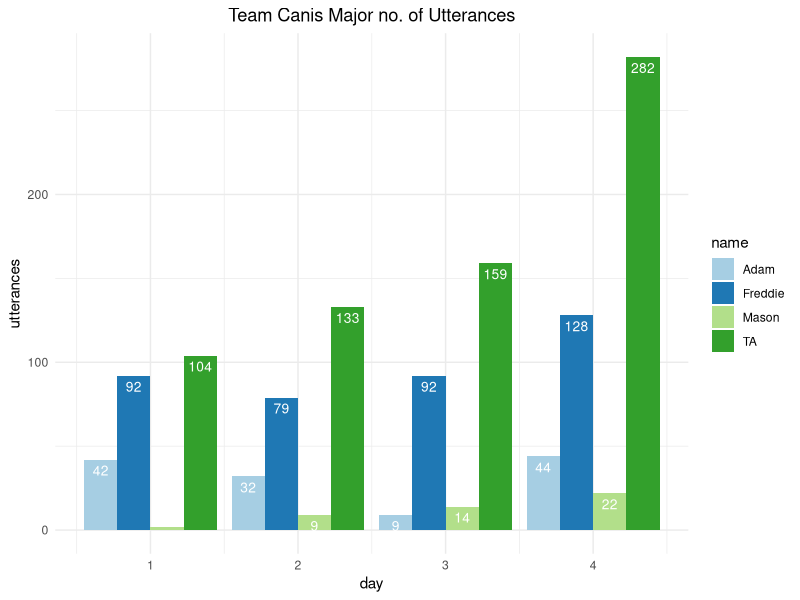
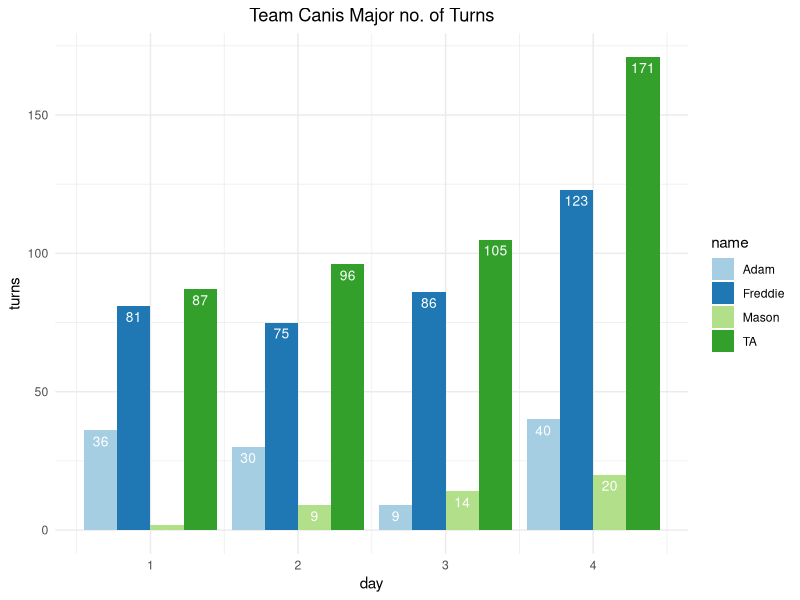
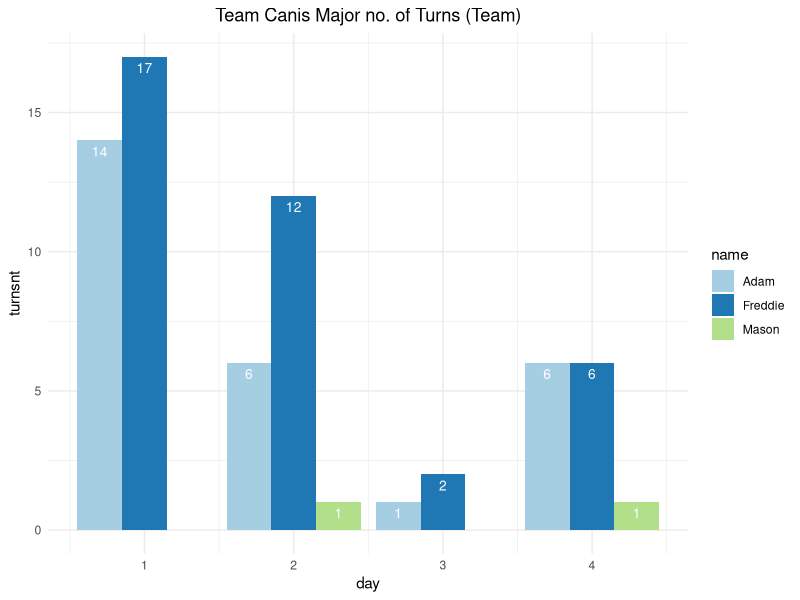
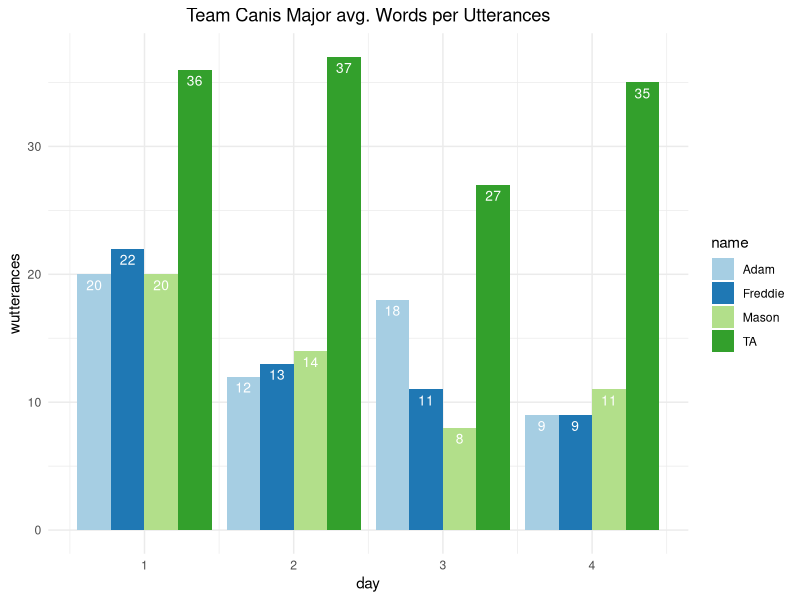
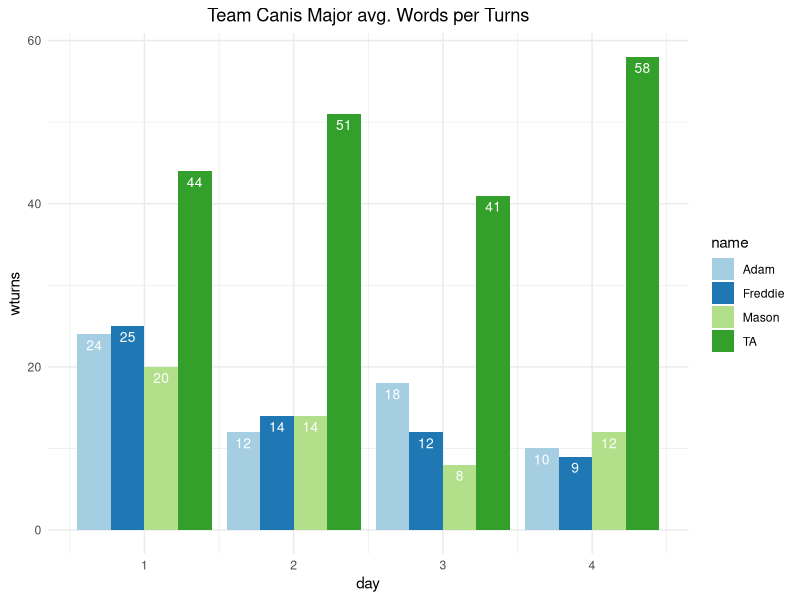
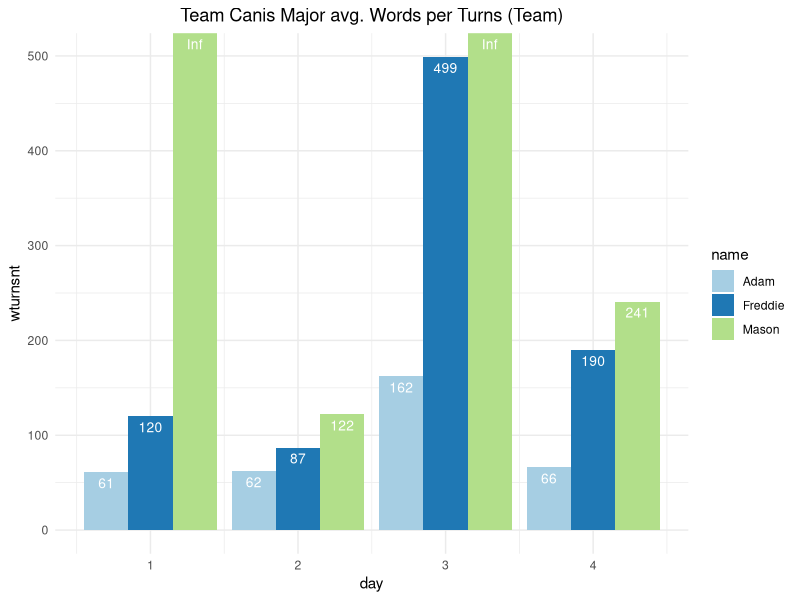

These charts were generated, in order, by the following R code: (Note: this script raises an error after producing the figures.)
library(ggplot2)
library(reshape2)
library(xtable)
library(data.table)

# read in the data
canis_major.utter <- read.csv("team_canis_major.csv")

unique(canis_major.utter[["talking"]])


# Team Canis Major #
# declare variables
f = as.integer(0)
f_t = as.integer(0)
f_nt = as.integer(0)
f_w = as.integer(0)
m = as.integer(0)
m_t = as.integer(0)
m_nt = as.integer(0)
m_w = as.integer(0)
ab = as.integer(0)
ab_t = as.integer(0)
ab_nt = as.integer(0)
ab_w = as.integer(0)
t = as.integer(0)
t_t = as.integer(0)
t_w = as.integer(0)

# create data frame
cmdata.utter <- data.frame(day=numeric(), name=character(), utterances=numeric(), turns=numeric(), turnsnt=numeric(), wutterances=numeric(), wturns=numeric(), wturnsnt=numeric())

# parse through data and count utterances and turns
for (x in canis_major.utter$id){
  if (canis_major.utter[x,"talking"] == "Freddie"){
    f = f + 1
    f_w = f_w + canis_major.utter[x,"words"]
    if(canis_major.utter[x+1,"talking"] != "Freddie" || x == length(t(canis_major.utter[1]))){
      f_t = f_t + 1
      if(canis_major.utter[x+1,"talking"] != "TA" || x == length(t(canis_major.utter[1]))){
        f_nt = f_nt + 1
      }
    }
  }
  else if (canis_major.utter[x,"talking"] == "Mason"){
    m = m + 1
    m_w = m_w + canis_major.utter[x,"words"]
    if(canis_major.utter[x+1,"talking"] != "Mason" || x == length(t(canis_major.utter[1]))){
      m_t = m_t + 1
      if(canis_major.utter[x+1,"talking"] != "TA" || x == length(t(canis_major.utter[1]))){
        m_nt = m_nt + 1
      }
    }
  }
  else if (canis_major.utter[x,"talking"] == "Adam"){
    ab = ab + 1
    ab_w = ab_w + canis_major.utter[x,"words"]
    if(canis_major.utter[x+1,"talking"] != "Adam" || x == length(t(canis_major.utter[1]))){
      ab_t = ab_t + 1
      if(canis_major.utter[x+1,"talking"] != "TA" || x == length(t(canis_major.utter[1]))){
        ab_nt = ab_nt + 1
      }
    }
  }
  else{
    t = t + 1
    t_w = t_w + canis_major.utter[x,"words"]
    if(canis_major.utter[x+1,"talking"] != "TA" || x == length(t(canis_major.utter[1]))){
      t_t = t_t + 1
    }
  }
  # add to data frame by each day
  if(canis_major.utter[x,"day"] != canis_major.utter[x+1,"day"] || x == length(t(canis_major.utter[1]))){
    cmdata.utter[nrow(cmdata.utter) + 1,] = c(canis_major.utter[x,"day"], "Freddie", f, f_t, f_nt, round(f_w/f, digits = 0), round(f_w/f_t, digits = 0), round(f_w/f_nt, digits = 0))
    cmdata.utter[nrow(cmdata.utter) + 1,] = c(canis_major.utter[x,"day"], "Mason", m, m_t, m_nt, round(m_w/m, digits = 0), round(m_w/m_t, digits = 0), round(m_w/m_nt, digits = 0))
    cmdata.utter[nrow(cmdata.utter) + 1,] = c(canis_major.utter[x,"day"], "Adam", ab, ab_t, ab_nt, round(ab_w/ab, digits = 0), round(ab_w/ab_t, digits = 0), round(ab_w/ab_nt, digits = 0))
    cmdata.utter[nrow(cmdata.utter) + 1,] = c(canis_major.utter[x,"day"], "TA", t, t_t, t_t, round(t_w/t, digits = 0), round(t_w/t_t, digits = 0), round(t_w/t_t, digits = 0))
    f = 0
    f_t = 0
    f_nt = 0
    f_w = 0
    m = 0
    m_t = 0
    m_nt = 0
    m_w = 0
    ab = 0
    ab_t = 0
    ab_nt = 0
    ab_w = 0
    t = 0
    t_t = 0
    t_w = 0
  }
}

# making sure data is numeric
cmdata.utter$day <- as.numeric(as.character(cmdata.utter$day))
cmdata.utter$utterances <- as.numeric(as.character(cmdata.utter$utterances))
cmdata.utter$turns <- as.numeric((as.character(cmdata.utter$turns)))
cmdata.utter$turnsnt <- as.numeric((as.character(cmdata.utter$turnsnt)))
cmdata.utter$wutterances <- as.numeric(as.character(cmdata.utter$wutterances))
cmdata.utter$wturns <- as.numeric((as.character(cmdata.utter$wturns)))
cmdata.utter$wturnsnt <- as.numeric((as.character(cmdata.utter$wturnsnt)))

# plotting utterances
cm1 <- ggplot(data=cmdata.utter, aes(x=day, y=utterances, fill=name)) +
  geom_bar(stat="identity", position=position_dodge()) +
  geom_text(aes(label=utterances), vjust=1.6, color="white",
            position = position_dodge(0.9), size=3.5)+
  scale_fill_brewer(palette="Paired")+
  labs(title = "Team Canis Major no. of Utterances")+
  theme_minimal()+
  theme(plot.title = element_text(hjust = 0.5))

cm1

# plotting individual turns
cm2 <- ggplot(data=cmdata.utter, aes(x=day, y=turns, fill=name)) +
  geom_bar(stat="identity", position=position_dodge()) +
  geom_text(aes(label=turns), vjust=1.6, color="white",
            position = position_dodge(0.9), size=3.5)+
  scale_fill_brewer(palette="Paired")+
  labs(title = "Team Canis Major no. of Turns")+
  theme_minimal()+
  theme(plot.title = element_text(hjust = 0.5))

cm2

# plotting team turns
cm3 <- ggplot(data=cmdata.utter[which(cmdata.utter$name!="TA"),], aes(x=day, y=turnsnt, fill=name)) +
  geom_bar(stat="identity", position=position_dodge()) +
  geom_text(aes(label=turnsnt), vjust=1.6, color="white",
            position = position_dodge(0.9), size=3.5)+
  scale_fill_brewer(palette="Paired")+
  labs(title = "Team Canis Major no. of Turns (Team)")+
  theme_minimal()+
  theme(plot.title = element_text(hjust = 0.5))

cm3

# plotting words utterances
cm4 <- ggplot(data=cmdata.utter, aes(x=day, y=wutterances, fill=name)) +
  geom_bar(stat="identity", position=position_dodge()) +
  geom_text(aes(label=wutterances), vjust=1.6, color="white",
            position = position_dodge(0.9), size=3.5)+
  scale_fill_brewer(palette="Paired")+
  labs(title = "Team Canis Major avg. Words per Utterances")+
  theme_minimal()+
  theme(plot.title = element_text(hjust = 0.5))

cm4

# plotting words individual turns
cm5 <- ggplot(data=cmdata.utter, aes(x=day, y=wturns, fill=name)) +
  geom_bar(stat="identity", position=position_dodge()) +
  geom_text(aes(label=wturns), vjust=1.6, color="white",
            position = position_dodge(0.9), size=3.5)+
  scale_fill_brewer(palette="Paired")+
  labs(title = "Team Canis Major avg. Words per Turns")+
  theme_minimal()+
  theme(plot.title = element_text(hjust = 0.5))

cm5

# plotting words team turns
cm6 <- ggplot(data=cmdata.utter[which(cmdata.utter$name!="TA"),], aes(x=day, y=wturnsnt, fill=name)) +
  geom_bar(stat="identity", position=position_dodge()) +
  geom_text(aes(label=wturnsnt), vjust=1.6, color="white",
            position = position_dodge(0.9), size=3.5)+
  scale_fill_brewer(palette="Paired")+
  labs(title = "Team Canis Major avg. Words per Turns (Team)")+
  theme_minimal()+
  theme(plot.title = element_text(hjust = 0.5))

cm6

# combined plots
df1 <- data.frame(cmdata.utter[, c("day", "name", "turns")], "indv")
colnames(df1) <- c('day','name','turns', 'type')
df2 <- data.frame(cmdata.utter[, c("day", "name", "turnsnt")], "team")
colnames(df2) <- c('day','name','turns', 'type')
df3 <- rbind(df1,df2)


# turns
cm7 <- ggplot(data=df3[which(df3$name!="TA"),], aes(x=day, y=turns, group=name,fill=type)) +
  geom_bar(stat="identity", position=position_dodge(0.92)) +
  geom_text(aes(label=turns), vjust=-0.25, color="black",
  position = position_dodge(0.9), size=3.5)+
  facet_wrap(~name, strip.position = "center", scales = "free_x") +
  scale_fill_brewer(palette="Paired")+
  labs(title = "Team Canis Major no. of Turns per person (grouped by days)")+
  theme_minimal()+
  theme(plot.title = element_text(hjust = 0.5))

cm7